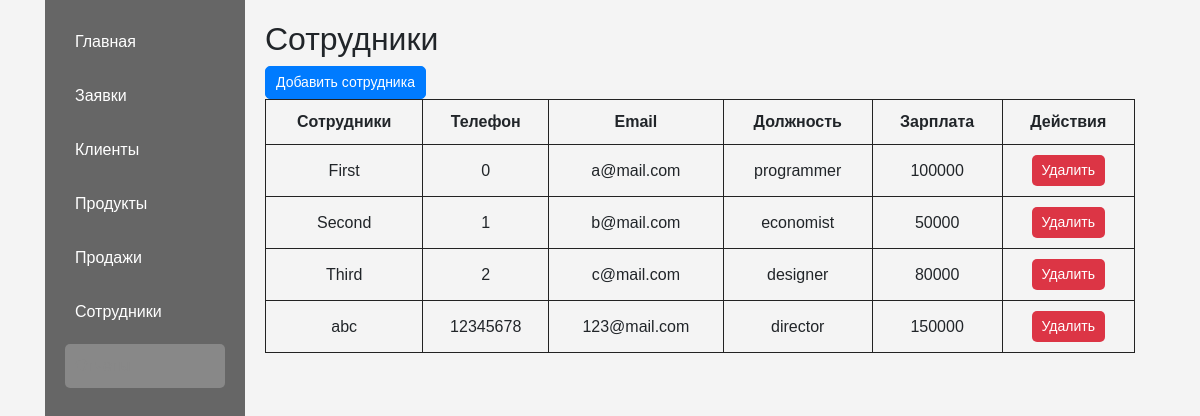
The page /workers on the database its author committed.
### crmDjango/models.py (models this page shows)
class Workers(models.Model):
    name = models.CharField(blank=True, max_length=20)
    tel = models.CharField(blank=True, max_length=11)
    email = models.CharField(blank=True, max_length=30)
    jobTitle = models.CharField(blank=True, max_length=20)
    salary = models.IntegerField(default=0)

### crmDjango/views.py (the view, shortened to what this page needs)
# urls.py: path("workers", views.workersView, name="workers"),
def workersView(request):
    workers = Workers.objects.all()
    context = {"workers": workers}
    return render(request, "workers.html", context)

### templates/workers.html (shortened to what this page needs)
<!DOCTYPE html>
<link rel="stylesheet" href="https://stackpath.bootstrapcdn.com/bootstrap/4.5.2/css/bootstrap.min.css">
{% load static %}
<html lang="ru">
<head>
    <link rel="stylesheet" href="{% static "css/styles.css" %}">
</head>
<body>
<div class="container">
    <div class="sidebar">
        <ul>
            <li><a href="/">Главная</a></li>
            <li><a href="applications">Заявки</a></li>
            <li><a href="clients">Клиенты</a></li>
            <li><a href="products">Продукты</a></li>
            <li><a href="sales">Продажи</a></li>
            <li><a href="workers">Сотрудники</a></li>
            <li class="inactive"><a href="#" class="disabled">Отчеты</a>
            </li>
        </ul>
    </div>
    <div class="main-content">
    <h2>Сотрудники</h2>
    <div class="actions">
        <button type="button" class="btn btn-primary" data-toggle="modal" data-target="#createWorkerModal">Добавить сотрудника</button>
    </div>
        <table class="crm-table">
                <thead>
                    <tr>
                        <th>Сотрудники</th>
                        <th>Телефон</th>
                        <th>Email</th>
                        <th>Должность</th>
                        <th>Зарплата</th>
                        <th>Действия</th>
                    </tr>
                </thead>
                <tbody>
                    {% for worker in workers %}
                        <tr>
                            <td class="centered">{{ worker.name }}</td>
                            <td class="centered">{{ worker.tel }}</td>
                            <td class="centered">{{ worker.email }}</td>
                            <td class="centered">{{ worker.jobTitle }}</td>
                            <td class="centered">{{ worker.salary }}</td>
                            <td class="centered">
                                <form method="post" action="{% url 'workers' %}">
                                    <button type="submit" name="action" value="delete" class="btn btn-danger">Удалить</button>
                                </form>
                            </td>
                        </tr>
                    {% endfor %}
                </tbody>
        </table>
    </div>
</div>
</body>
</html>

### static/css/styles.css (style rules this page uses)
body { margin: 0; font-family: sans-serif; background-color: #f4f4f4; }
.container { display: flex; min-height: 100vh; }
.sidebar { width: 200px; background-color: #666; color: #fff; padding: 20px; }
.sidebar ul { list-style: none; padding: 0; }
.sidebar li { margin-bottom: 10px; position: relative; }
.sidebar a { color: #fff; text-decoration: none; display: block; padding: 10px; border-radius: 5px; }
.sidebar li.inactive a { background-color: #888; cursor: default; color: #888; }
.main-content { flex-grow: 1; padding: 20px; }
.crm-table { width: 100%; border-collapse: collapse; }
.crm-table th, .crm-table td { padding: 10px; border: 1px solid #222; text-align: center; }
.centered { text-align: center; }
.btn { padding: 5px 10px; border-radius: 5px; font-size: 14px; cursor: pointer; }
.btn-danger { background-color: #dc3545; color: #fff; border: none; }
.disabled { color: #888; cursor: default; text-decoration: none; }

### rows shown on the page
Workers: name "First", tel "0", email "a@mail.com", jobTitle "programmer", salary "100000"
Workers: name "Second", tel "1", email "b@mail.com", jobTitle "economist", salary "50000"
Workers: name "Third", tel "2", email "c@mail.com", jobTitle "designer", salary "80000"
Workers: name "abc", tel "12345678", email "123@mail.com", jobTitle "director", salary "150000"
